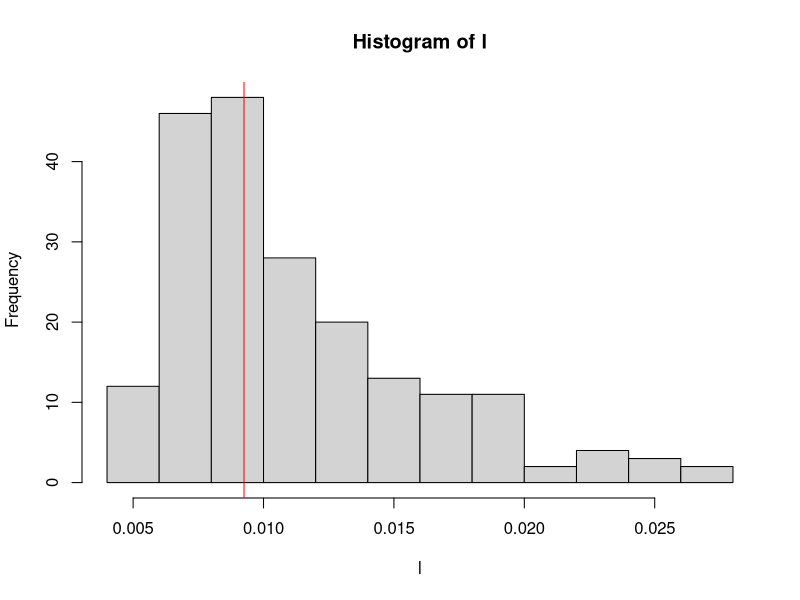

The R source for this figure:
times <- c(3, 5, 7, 18, 43, 85, 91, 98, 100, 130, 230, 487)
B <- 200
l <- numeric(200)
comp <- 1/mean(times)
for (i in 1:200) {
  x <- sample(times,length(times),replace = TRUE)
  l[i] <- 1/mean(x)
}
hist(l)
abline(v=comp,col="red")
print(mean(l-comp))
print(sqrt(1/(B-1)*sum((comp-l)^2)))